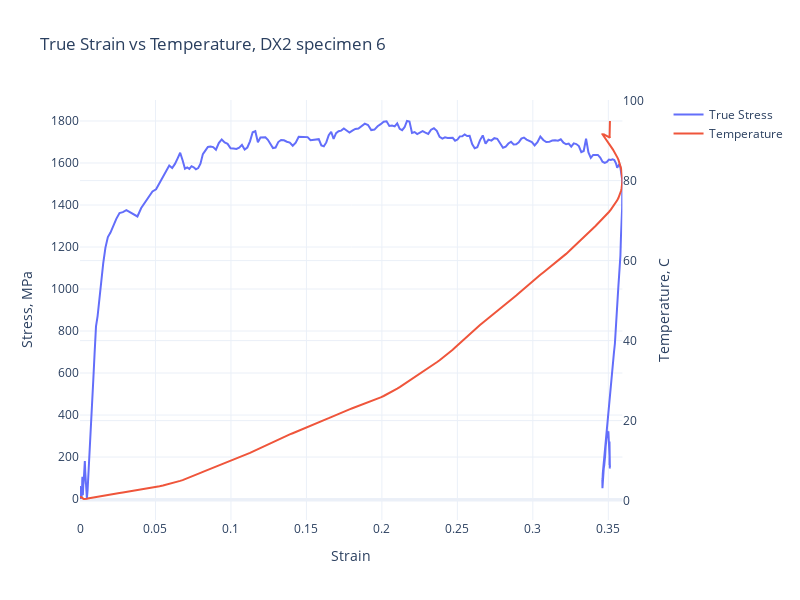

Notebook cell for this chart:
### Code cell
fig2 = make_subplots(specs=[[{"secondary_y": True}]])
fig2.update_layout(template = 'plotly_white', width=800, height=600,
                  title = f'True Strain vs Temperature, {material} specimen {specimen}')
fig2.add_trace(go.Scatter(x = mech_data.true_strain, 
                            y = mech_data.true_stress,
                            name = 'True Stress'),
                            secondary_y=False)
fig2.add_trace(go.Scatter(x = mech_data.true_strain, 
                            y = func_sign, 
                            name = 'Temperature'),
                            secondary_y=True)

fig2.update_xaxes(title_text="Strain")

fig2.update_yaxes(title_text="Stress, MPa", secondary_y=False)
fig2.update_yaxes(title_text="Temperature, C", secondary_y=True)

fig2
fig2.show()

### Figure 1 — Plotly figure (JSON) as saved in the notebook; plotly's stock layout.template omitted (floating-point values rounded to 4 significant figures; data arrays with more than 128 entries replaced by an {"elided": "..."} marker saying what was removed)
{"data": [{"name": "True Stress", "type": "scatter", "x": {"elided": "376 float values"}, "xaxis": "x", "y": {"elided": "376 float values"}, "yaxis": "y"}, {"name": "Temperature", "type": "scatter", "x": {"elided": "376 float values"}, "xaxis": "x", "y": {"elided": "376 float values"}, "yaxis": "y2"}], "layout": {"height": 600, "title": {"text": "True Strain vs Temperature, DX2 specimen 6"}, "width": 800, "xaxis": {"anchor": "y", "domain": [0, 0.94], "title": {"text": "Strain"}}, "yaxis": {"anchor": "x", "domain": [0, 1], "title": {"text": "Stress, MPa"}}, "yaxis2": {"anchor": "x", "overlaying": "y", "side": "right", "title": {"text": "Temperature, C"}}}}
